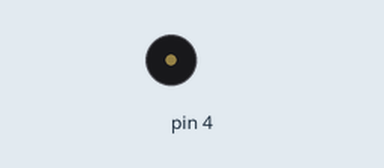
Bench run of a sketch on a simulated Arduino Uno, built with avr-gcc and run on an emulated ATmega328P. Shown: buzzer (waves = sounding).

Above: at 1.5 s.
At 11.5 s:
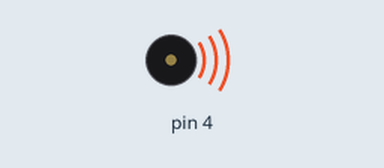
Timing chart, 0 to 13.0 s (numbered marks = the images above):
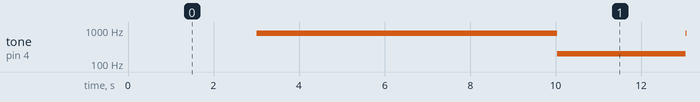

The sketch:

buzzer-v01.ino
```cpp
void setup() {
  // put your setup code here, to run once:

}

void loop() {
  // put your main code here, to run repeatedly:
  for(int i=200;i<+800;i++)
  {
    pinMode(4,OUTPUT);
    tone(4,i); //tone 函数为跳声函数，主要用来驱动产生一个占空比为50%的制定频率方波。而noTong（pin）则用停止指定引脚上的方波输出。
    delay(5);
  }
  delay(4000);
  for(int i=800;i>=200;i--)
  {
    pinMode(4,i);
    tone(4,i);
    delay(5);
  }
}
```

Measured:
- by itself, tone on pin 4: alternates 799 Hz for 7.0 s and 200 Hz for 3.0 s
